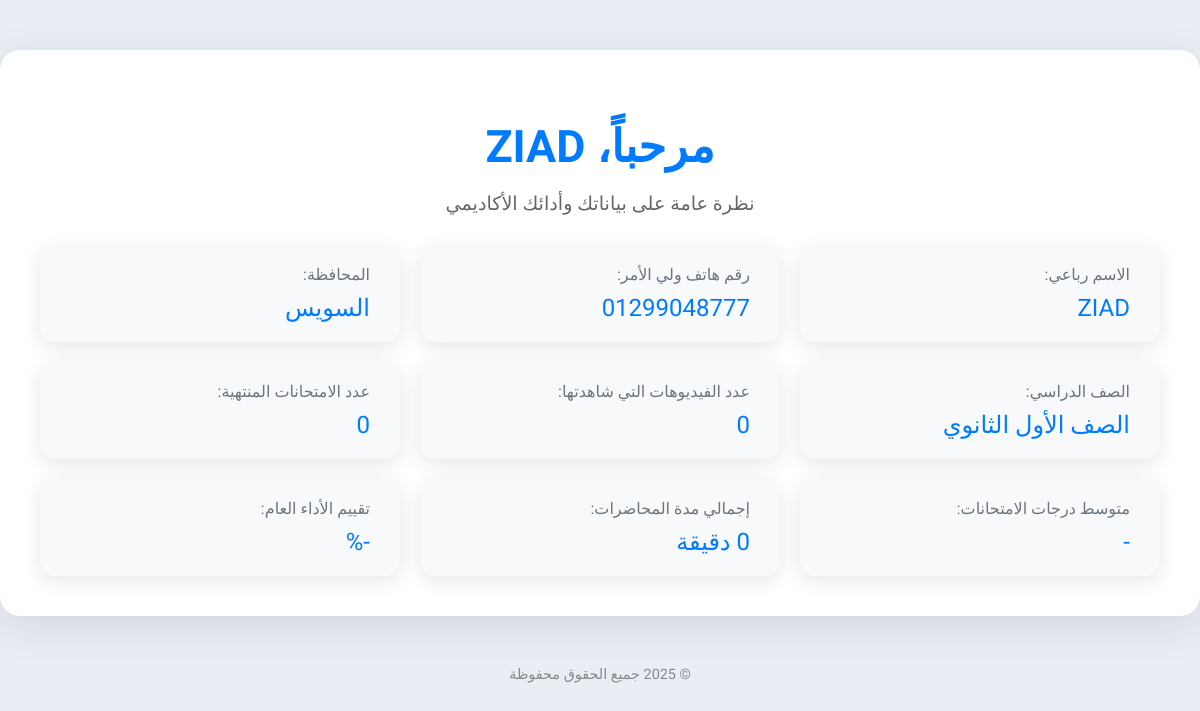
/profile/ (signed in), run on the app's committed database.
### accounts/models.py (models this page shows, shortened)
class Student(models.Model):
    user = models.OneToOneField(User, on_delete=models.CASCADE, null=True, blank=True)
    full_name = models.CharField(max_length=150, verbose_name="الاسم رباعي")
    parent_phone_number = models.CharField(max_length=15, unique=True, verbose_name="رقم هاتف ولي الأمر")
    governorate = models.CharField(max_length=100, verbose_name="المحافظة")
    grade = models.CharField(
        max_length=50,
        verbose_name="الصف الدراسي",
        choices=[
            ('1', 'الصف الأول الثانوي'),
            ('2', 'الصف الثاني الثانوي'),
            ('3', 'الصف الثالث الثانوي'),
            ('4', 'أولى إعدادي'),
            ('5', 'تانية إعدادي'),
            ('6', 'تالته إعدادي'),
        ]
    )
    password = models.CharField(max_length=128, verbose_name="كلمة المرور", default='default_password')
    courses = models.ManyToManyField(Course, related_name='student_courses', verbose_name="الكورسات", blank=True)
    viewed_lectures = models.ManyToManyField('content.Lecture', related_name='students_who_watched', verbose_name="المحاضرات المشاهدة", blank=True)
    attempted_exams = models.ManyToManyField('content.Exam', related_name='students_who_attempted', verbose_name="الامتحانات المجربة", blank=True)
    videos_watched = models.PositiveIntegerField(default=0, verbose_name="عدد الفيديوهات المشاهدة")
    exams_completed = models.PositiveIntegerField(default=0, verbose_name="عدد الاختبارات المنهية")
    average_score = models.FloatField(default=0.0, verbose_name="متوسط النتائج")
    total_lecture_time = models.PositiveIntegerField(default=0, verbose_name="إجمالي مدة المحاضرات (بالدقائق)")
    total_video_views = models.PositiveIntegerField(default=0, verbose_name="إجمالي عدد مرات مشاهدة الفيديوهات")
    total_exam_views = models.PositiveIntegerField(default=0, verbose_name="إجمالي عدد مرات فتح الاختبارات")
    total_exam_completions = models.PositiveIntegerField(default=0, verbose_name="إجمالي عدد مرات إنهاء الاختبارات")

### accounts/views.py (the view)
# urls.py: path('profile/', views.profile, name='profile'),
def profile(request):
    student_id = request.session.get("student_id")
    if not student_id:
        return redirect('accounts:login')
    try:
        student = Student.objects.get(id=student_id)
        print(f"Student Found: {student.full_name}")  # ✅ تحقق من أن الاسم يظهر
    except Student.DoesNotExist:
        return redirect('accounts:register')
    return render(request, 'pages/student_profile.html', {
        "student": student,
    })

### accounts/context_processors.py (called while the page is built)
def student_session(request):
    is_registered = request.session.get("is_registered", False)
    student_name = request.session.get("student_name", None)
    student_obj = None
    student_id = request.session.get("student_id")
    if student_id:
        try:
            student_obj = Student.objects.filter(id=student_id).first()
        except Exception:
            student_obj = None
    return {
        "is_registered": is_registered,
        "student_name": student_name,
        "student": student_obj,
    }

### Frontend/pages/student_profile.html (shortened to what this page needs)
<!DOCTYPE html>
<html lang="ar">
  <head>
  </head>
  <body>
    <div class="container">
      <div class="header">
        <h1>
          مرحباً، {{ student.full_name|default:"مستخدم" }}
        </h1>
        <p>نظرة عامة على بياناتك وأدائك الأكاديمي</p>
      </div>
      <div class="info">
        <div class="info-card">
          <span>الاسم رباعي:</span>
          <p>{{ student.full_name|default:"-" }}</p>
        </div>
        <div class="info-card">
          <span>رقم هاتف ولي الأمر:</span>
          <p>{{ student.parent_phone_number|default:"غير متوفر" }}</p>
        </div>
        <div class="info-card">
          <span>المحافظة:</span>
          <p>{{ student.governorate|default:"غير متوفر" }}</p>
        </div>
        <div class="info-card">
          <span>الصف الدراسي:</span>
          <p>{{ student.get_grade_display|default:"غير محدد" }}</p>
        </div>
        <div class="info-card">
          <span>عدد الفيديوهات التي شاهدتها:</span>
          <p>{{ student.videos_watched|default:0 }}</p>
        </div>
        <div class="info-card">
          <span>عدد الامتحانات المنتهية:</span>
          <p>{{ student.exams_completed|default:0 }}</p>
        </div>
        <div class="info-card">
          <span>متوسط درجات الامتحانات:</span>
          <p>{{ student.average_score|default:"-" }}</p>
        </div>
        <div class="info-card">
          <span>إجمالي مدة المحاضرات:</span>
          <p>{{ student.total_lecture_time|default:0 }} دقيقة</p>
        </div>
        <div class="info-card">
          <span>تقييم الأداء العام:</span>
          <p>{{ student.performance_rating|default:"-" }}%</p>
        </div>
      </div>
    </div>
    <footer>© 2025 جميع الحقوق محفوظة</footer>
  </body>
</html>

### Frontend/pages/student_profile.html (style rules this page uses)
body { font-family: "IBM Plex Sans Arabic", sans-serif; margin: 0; padding: 0; direction: rtl; background-color: #e9eef5; color: #222; }
.container { max-width: 1200px; margin: 50px auto; background: #ffffff; padding: 40px; border-radius: 20px; box-shadow: 0 10px 40px rgba(0, 0, 0, 0.1); overflow: hidden; }
.header { text-align: center; margin-bottom: 30px; }
.header h1 { font-size: 2.8rem; color: #007bff; margin-bottom: 10px; }
.header p { font-size: 1.2rem; color: #666; }
.info { display: grid; grid-template-columns: repeat(auto-fit, minmax(300px, 1fr)); gap: 20px; }
.info-card { background: #f8f9fa; padding: 20px 30px; border-radius: 15px; box-shadow: 0 5px 20px rgba(0, 0, 0, 0.1); transition: transform 0.3s ease, box-shadow 0.3s ease; }
.info-card span { display: block; font-size: 1rem; color: #6c757d; margin-bottom: 10px; }
.info-card p { font-size: 1.5rem; color: #007bff; margin: 0; }
footer { text-align: center; margin-top: 40px; font-size: 0.9rem; color: #888; }

### data on the page
Student: full_name "ZIAD", parent_phone_number "01299048777", governorate "السويس", grade "الصف الأول الثانوي", videos_watched "0", exams_completed "0", average_score "-"

### other printed values
{{ student.performance_rating|default:"-" }} "-"
